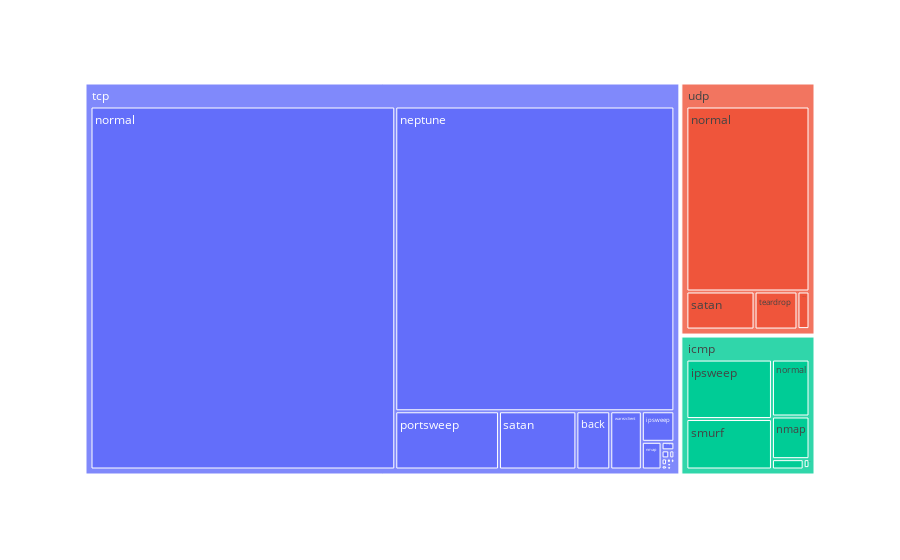

Notebook cell for this chart:
### Code cell
import plotly.express as px
px.treemap(temp, path=['protocol_type', 'attack'], values='count')

### Figure 1 — Plotly figure (JSON) as saved in the notebook; plotly's stock layout.template omitted (floating-point values rounded to 4 significant figures)
{"data": [{"branchvalues": "total", "domain": {"x": [0, 1], "y": [0, 1]}, "hovertemplate": "labels=%{label}<br>count=%{value}<br>parent=%{parent}<br>id=%{id}<extra></extra>", "ids": ["tcp/back", "tcp/buffer_overflow", "tcp/ftp_write", "tcp/guess_passwd", "tcp/imap", "icmp/ipsweep", "tcp/ipsweep", "tcp/land", "tcp/loadmodule", "tcp/multihop", "tcp/neptune", "icmp/nmap", "tcp/nmap", "udp/nmap", "icmp/normal", "tcp/normal", "udp/normal", "tcp/perl", "tcp/phf", "icmp/pod", "icmp/portsweep", "tcp/portsweep", "tcp/rootkit", "udp/rootkit", "icmp/satan", "tcp/satan", "udp/satan", "icmp/smurf", "tcp/spy", "udp/teardrop", "tcp/warezclient", "tcp/warezmaster", "icmp", "tcp", "udp"], "labels": ["back", "buffer_overflow", "ftp_write", "guess_passwd", "imap", "ipsweep", "ipsweep", "land", "loadmodule", "multihop", "neptune", "nmap", "nmap", "nmap", "normal", "normal", "normal", "perl", "phf", "pod", "portsweep", "portsweep", "rootkit", "rootkit", "satan", "satan", "satan", "smurf", "spy", "teardrop", "warezclient", "warezmaster", "icmp", "tcp", "udp"], "name": "", "parents": ["tcp", "tcp", "tcp", "tcp", "tcp", "icmp", "tcp", "tcp", "tcp", "tcp", "tcp", "icmp", "tcp", "udp", "icmp", "tcp", "udp", "tcp", "tcp", "icmp", "icmp", "tcp", "tcp", "udp", "icmp", "tcp", "udp", "icmp", "tcp", "udp", "tcp", "tcp", "", "", ""], "type": "treemap", "values": [956, 30, 8, 53, 11, 3117, 482, 18, 9, 7, 41214, 981, 265, 247, 1309, 53600, 12434, 3, 4, 201, 5, 2926, 7, 3, 32, 2184, 1417, 2646, 2, 892, 890, 20, 8291, 102689, 14993]}], "layout": {"legend": {"tracegroupgap": 0}, "margin": {"t": 60}}}
